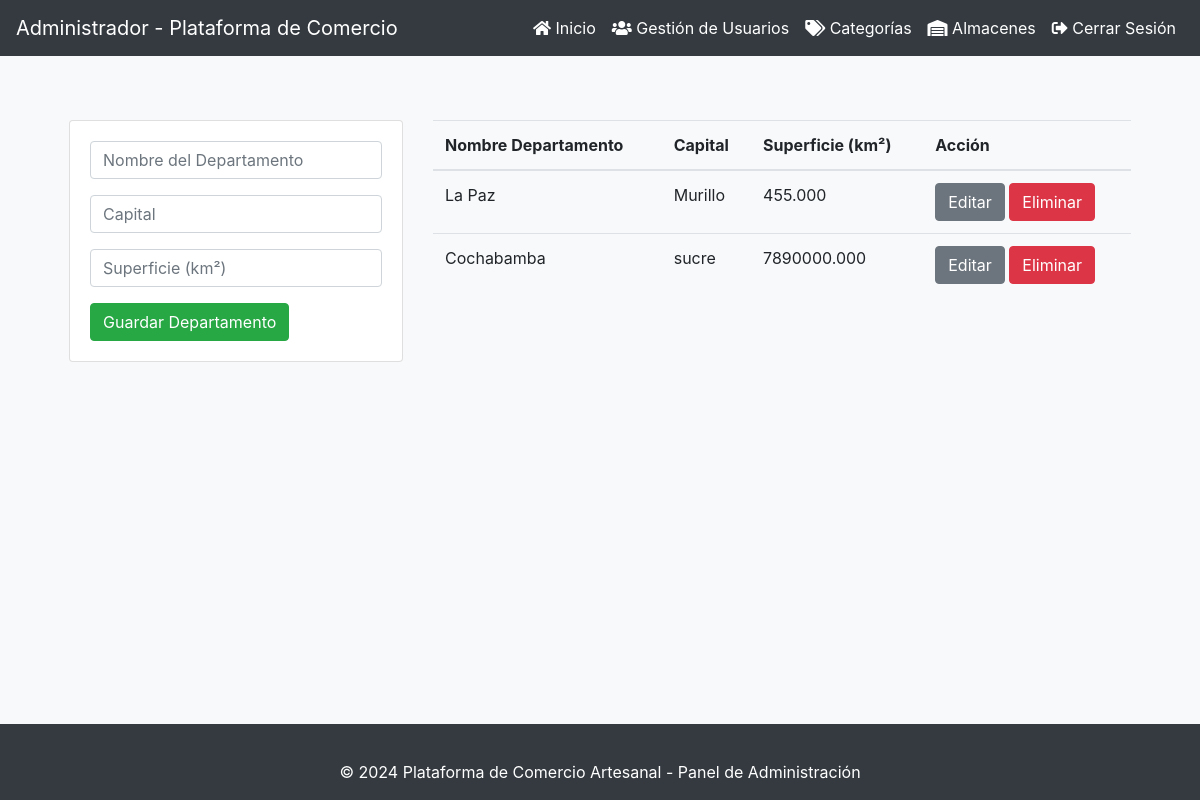
Screenshot of /Dashboard/Funciones_db/Crud_administrador/departamento/index.php with the database file from the repository.
### tables this page shows
CREATE TABLE `departamento` (
  `id_departamento` int(11) NOT NULL,
  `nombre_departamento` varchar(45) NOT NULL,
  `capital` varchar(45) NOT NULL,
  `superficie` decimal(10,3) DEFAULT NULL
);

### Dashboard/Funciones_db/Crud_administrador/departamento/index.php (the view, shortened to what this page needs)
<?php include('../includes/db.php'); ?>
<?php include('../includes/header.php'); ?>
<main class="container p-4">
    <div class="row">
        <div class="col-md-4">
            <div class="card card-body">
                <form action="save.php" method="POST">
                    <div class="form-group">
                        <p>
                            <input type="text" name="nombre_departamento" class="form-control" placeholder="Nombre del Departamento" required autofocus>
                        </p>
                        <p>
                            <input type="text" name="capital" class="form-control" placeholder="Capital" required>
                        </p>
                        <p>
                            <input type="number" name="superficie" class="form-control" placeholder="Superficie (km²)" required>
                        </p>
                    </div>
                    <input type="submit" class="btn btn-success btn block" name="save" value="Guardar Departamento">
                </form>
            </div>
        </div>
        <div class="col-md-8">
            <table class="table table-border">
                <thead>
                    <tr>
                        <th>Nombre Departamento</th>
                        <th>Capital</th>
                        <th>Superficie (km²)</th>
                        <th>Acción</th>
                    </tr>
                </thead>
                <tbody>
                    <?php
                    $query = "SELECT * FROM departamento";
                    $result_departamento = mysqli_query($conn, $query);
                    while($row = mysqli_fetch_assoc($result_departamento)) { ?>
                        <tr>
                            <td><?php echo $row['nombre_departamento']; ?></td>
                            <td><?php echo $row['capital']; ?></td>
                            <td><?php echo $row['superficie']; ?></td>
                            <td>
                                <a href="edit.php?nombre_departamento=<?php echo $row['nombre_departamento'] ?>" class="btn btn-secondary">
                                    Editar
                                </a>
                                <a href="delete.php?nombre_departamento=<?php echo $row['nombre_departamento'] ?>" class="btn btn-danger">
                                    Eliminar
                                </a>
                            </td>
                        </tr>
                    <?php } ?>
                </tbody>
            </table>
        </div>
    </div>
</main>
<?php include('../includes/footer.php'); ?>

### Dashboard/Funciones_db/Crud_administrador/includes/header.php (style rules this page uses)
body { background-color: #f8f9fa; }
.container { margin-top: 20px; }
.card-body { background-color: #ffffff; }

### Dashboard/Funciones_db/Crud_administrador/includes/footer.php (style rules this page uses)
html, body { height: 100%; }
body { display: flex; flex-direction: column; }
main { flex: 1; }

### rows the page displays
departamento: nombre_departamento "La Paz", capital "Murillo", superficie "455.000"
departamento: nombre_departamento "Cochabamba", capital "sucre", superficie "7890000.000"
